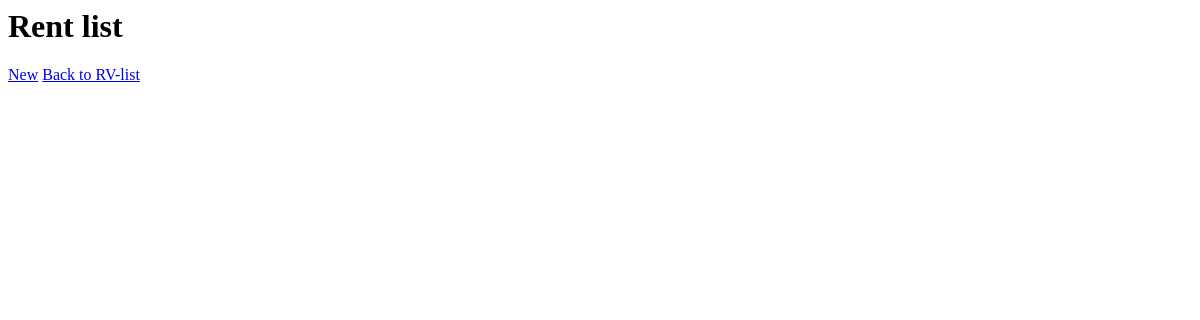
Before: /rent/ with the older database file.
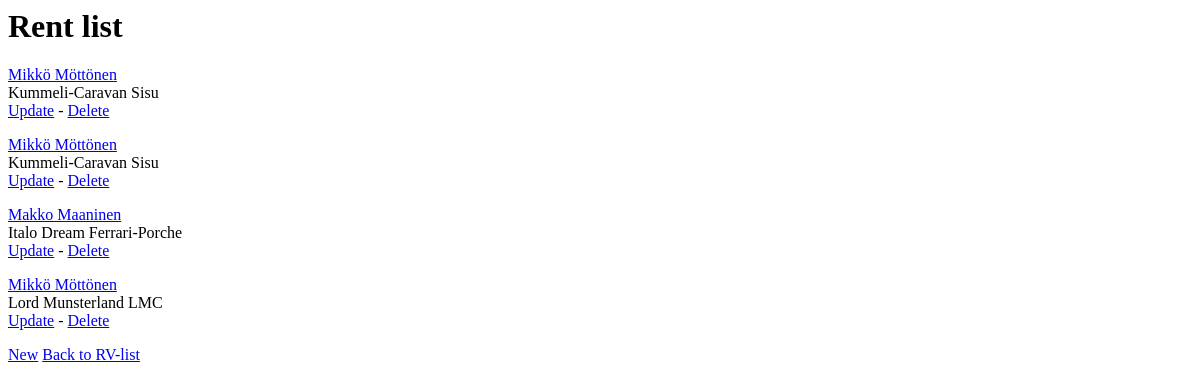
After: the same page with the newer database file.
### rentrv/models.py (models this page shows, shortened)
class Rent(models.Model):
    renter = models.ForeignKey('Renter', on_delete=models.CASCADE)
    rv = models.ForeignKey('Rv', on_delete=models.CASCADE)
    def get_absolute_url(self):
        return f"/rent/{self.pk}"

class Renter(models.Model):
    name = models.CharField(max_length=300)
    phone = models.CharField(max_length=300)
    def __str__(self):
        return f"{self.name}"

class Rv(models.Model):
    name = models.CharField(max_length=300)
    manufacturer = models.CharField(max_length=300)
    def __str__(self):
        return f"{self.name} {self.manufacturer}"

### rentrv/views.py (the view)
# urls.py: path('rent/', views.RentListView.as_view()),
class RentListView(ListView):
	model = models.Rent

### rentrv/templates/rentrv/rent_list.html
<h1>Rent list</h1>
{% for rent in  object_list %}
	<p>
		<a href="{{ rent.get_absolute_url }}">{{ rent.renter }}</a> <br>
		{{ rent.rv}}<br>
		<a href="{{ rv.get_absolute_url }}/update">Update</a> -
		<a href="{{ rv.get_absolute_url }}/delete">Delete</a>
	</p>
{% endfor %}
<a href="new/">New</a>
<a href="/">Back to RV-list</a>

Changed rows visible on the page:
added Rent: renter "Mikkö Möttönen", rv "Kummeli-Caravan Sisu"
added Rent: renter "Mikkö Möttönen", rv "Kummeli-Caravan Sisu"
added Rent: renter "Makko Maaninen", rv "Italo Dream Ferrari-Porche"
added Rent: renter "Mikkö Möttönen", rv "Lord Munsterland LMC"
